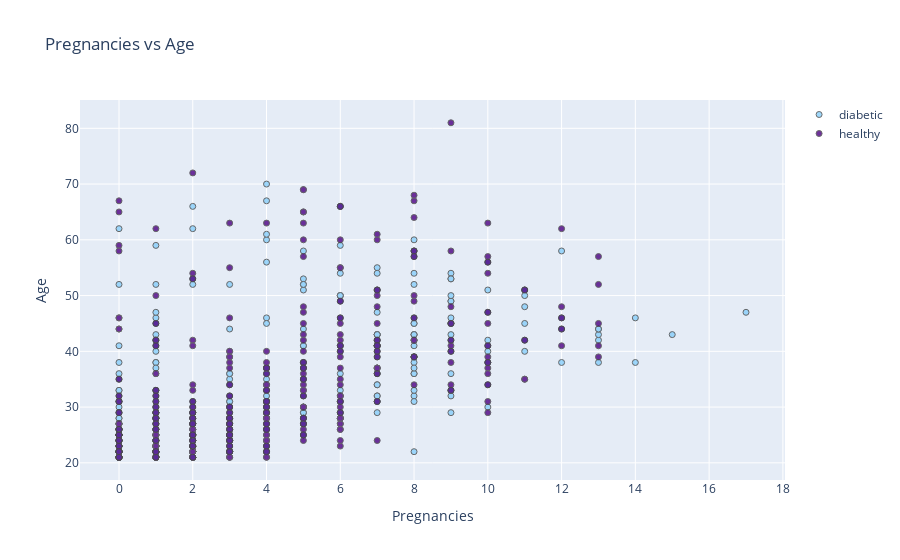

Notebook code for this chart:
### Code cell
plot_feat1_feat2('Pregnancies', 'Age')

### Figure 1 — Plotly figure (JSON) as saved in the notebook; plotly's stock layout.template omitted (floating-point values rounded to 4 significant figures; data arrays with more than 128 entries replaced by an {"elided": "..."} marker saying what was removed)
{"data": [{"marker": {"color": "lightskyblue", "line": {"width": 1}}, "mode": "markers", "name": "diabetic", "opacity": 0.8, "type": "scatter", "x": {"elided": "268 int values"}, "y": {"elided": "268 int values"}}, {"marker": {"color": "indigo", "line": {"width": 1}}, "mode": "markers", "name": "healthy", "opacity": 0.8, "type": "scatter", "x": {"elided": "500 int values"}, "y": {"elided": "500 int values"}}], "layout": {"title": {"text": "Pregnancies vs Age"}, "xaxis": {"title": {"text": "Pregnancies"}, "zeroline": false}, "yaxis": {"title": {"text": "Age"}, "zeroline": false}}}
